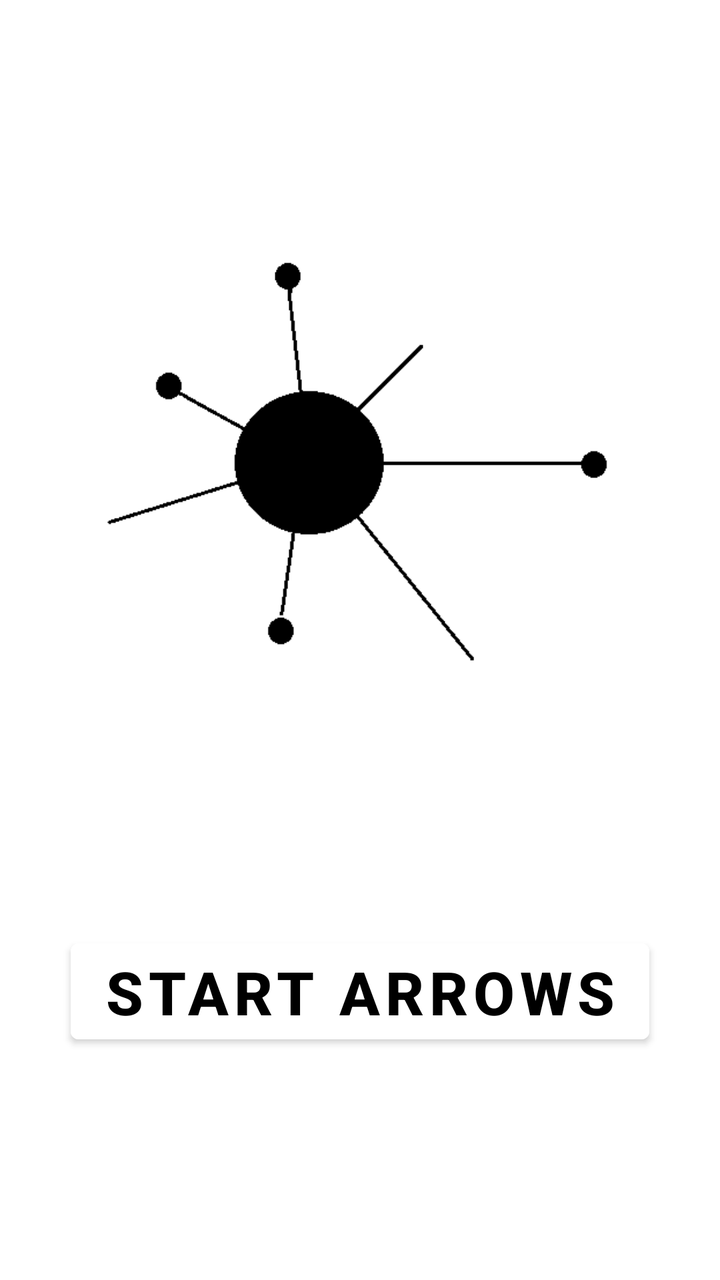
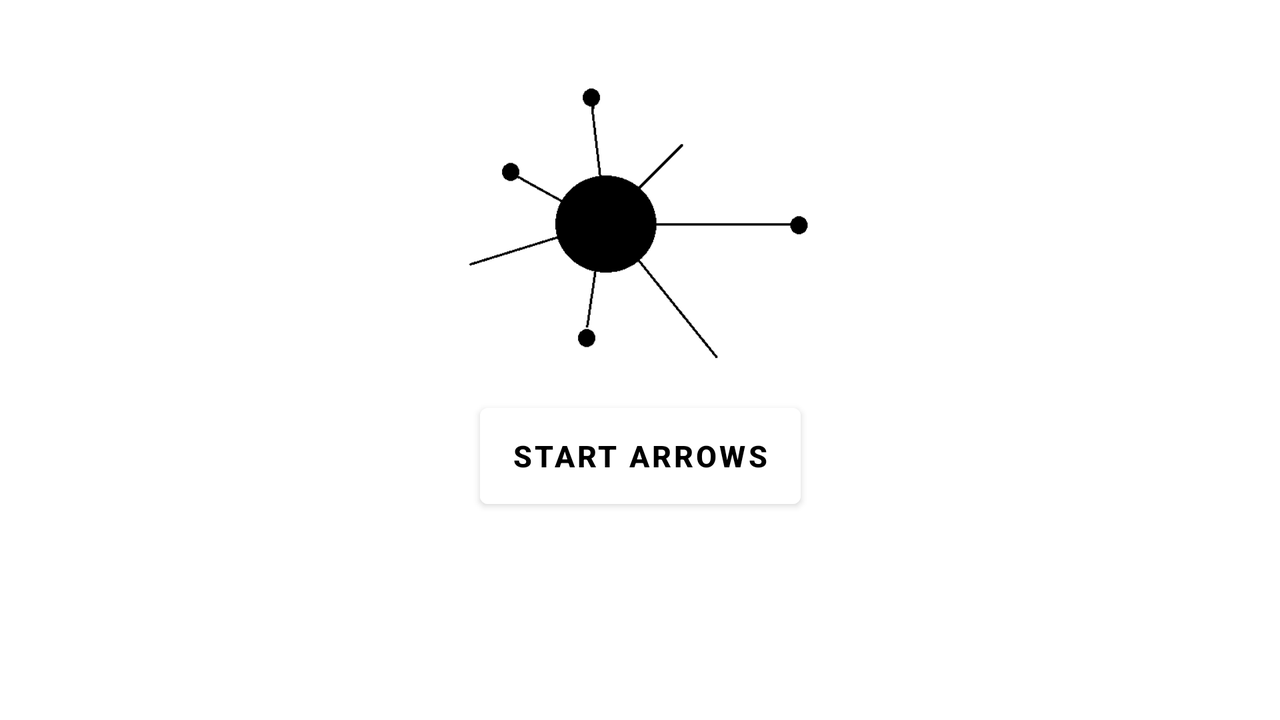

The same Android screen from two of the app's own layout files: first res/layout/ as a phone draws it, then the repository's variant for another configuration, drawn on a device whose configuration selects that folder. Both files follow.
<!-- AndroidManifest.xml: application theme Theme.Arrows -->
<!-- res/layout/fragment_title.xml -->
<?xml version="1.0" encoding="utf-8"?>
<layout xmlns:android="http://schemas.android.com/apk/res/android"
    xmlns:app="http://schemas.android.com/apk/res-auto"
    xmlns:tools="http://schemas.android.com/tools"
    android:visibility="visible">

    <FrameLayout
        android:id="@+id/titleFragment"
        android:layout_width="match_parent"
        android:layout_height="match_parent"
        tools:context=".fragmenty.TitleFragment">

        <androidx.constraintlayout.widget.ConstraintLayout
            android:layout_width="match_parent"
            android:layout_height="match_parent">

            <ImageView
                android:id="@+id/logo"
                android:layout_width="264dp"
                android:layout_height="237dp"
                android:contentDescription="@string/zobrazeniehry"
                android:src="@drawable/_022"
                app:layout_constraintBottom_toTopOf="@id/tlacidlo"
                app:layout_constraintEnd_toEndOf="parent"
                app:layout_constraintStart_toStartOf="parent"
                app:layout_constraintTop_toTopOf="parent" />

            <Button
                android:id="@+id/tlacidlo"
                android:layout_width="wrap_content"
                android:layout_height="60dp"
                android:backgroundTint="#FFFFFF"
                android:text="@string/start_arrows"
                android:textColor="@color/black"
                android:textSize="30sp"
                android:textStyle="bold"
                android:visibility="visible"
                app:layout_constraintBottom_toBottomOf="parent"
                app:layout_constraintEnd_toEndOf="parent"
                app:layout_constraintStart_toStartOf="parent"
                app:layout_constraintTop_toBottomOf="@+id/logo" />
        </androidx.constraintlayout.widget.ConstraintLayout>

    </FrameLayout>
</layout>
<!-- resources referenced by this layout -->
<resources>
  <color name="black">#FF000000</color>
  <!-- drawable _022: png bitmap (drawable, 3267 bytes) -->
  <string name="start_arrows">START ARROWS</string>
  <string name="zobrazeniehry">zobrazenieHry</string>
  <style name="Theme.Arrows" parent="Theme.MaterialComponents.DayNight.DarkActionBar">
          
          <item name="colorPrimary">@color/purple_500</item>
          <item name="colorPrimaryVariant">@color/purple_700</item>
          <item name="colorOnPrimary">@color/white</item>
          
          <item name="colorSecondary">@color/teal_200</item>
          <item name="colorSecondaryVariant">@color/teal_700</item>
          <item name="colorOnSecondary">@color/black</item>
          
          <item name="android:statusBarColor" tools:targetApi="l">?attr/colorPrimaryVariant</item>
          
      </style>
  <color name="purple_500">#FF6200EE</color>
  <color name="purple_700">#FF3700B3</color>
  <color name="white">#FFFFFFFF</color>
  <color name="teal_200">#FF03DAC5</color>
  <color name="teal_700">#FF018786</color>
</resources>
<!-- res/layout-land/fragment_title.xml (the repository's variant of the layout above) -->
<!-- drawn on the phone turned sideways -->
<?xml version="1.0" encoding="utf-8"?>
<layout xmlns:android="http://schemas.android.com/apk/res/android"
    xmlns:app="http://schemas.android.com/apk/res-auto"
    xmlns:tools="http://schemas.android.com/tools"
    android:visibility="visible">

    <FrameLayout
        android:id="@+id/titleFragment"
        android:layout_width="match_parent"
        android:layout_height="match_parent"
        tools:context=".TitleFragment">

        <androidx.constraintlayout.widget.ConstraintLayout
            android:layout_width="match_parent"
            android:layout_height="match_parent">

            <ImageView
                android:id="@+id/logo"
                android:layout_width="179dp"
                android:layout_height="170dp"
                android:layout_marginTop="28dp"
                android:contentDescription="@string/zobrazeniehry"
                android:src="@drawable/_022"
                app:layout_constraintEnd_toEndOf="parent"
                app:layout_constraintStart_toStartOf="parent"
                app:layout_constraintTop_toTopOf="parent" />

            <Button
                android:id="@+id/tlacidlo"
                android:layout_width="wrap_content"
                android:layout_height="60dp"
                android:backgroundTint="#FFFFFF"
                android:text="@string/start_arrows"
                android:textColor="@color/black"
                android:textSize="15sp"
                android:textStyle="bold"
                android:visibility="visible"
                app:layout_constraintEnd_toEndOf="parent"
                app:layout_constraintStart_toStartOf="parent"
                app:layout_constraintTop_toBottomOf="@+id/logo" />
        </androidx.constraintlayout.widget.ConstraintLayout>

    </FrameLayout>
</layout>
